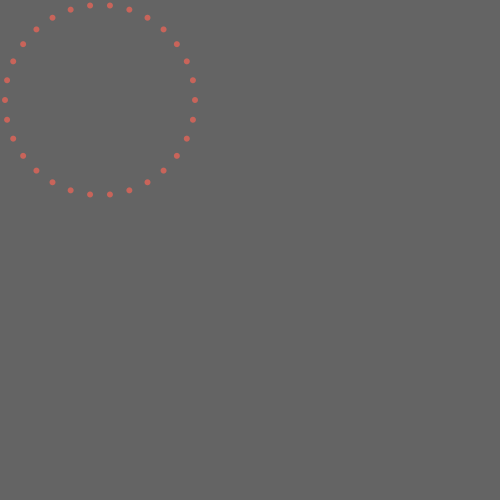
Frame 1 (no input)
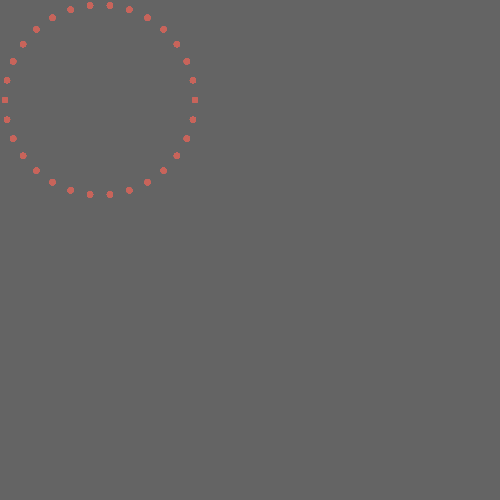
Frame 60 (the mouse pressed at the canvas centre just before this capture)
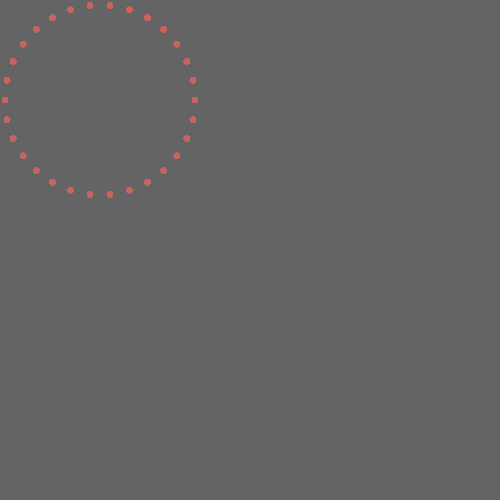
Frame 120 (the mouse held since frame 60 and released just before this capture)

The Processing sketch that drew these frames (run headless with seeded random() and noise(); from frame 60 on, the mouse is pressed at the canvas centre):

// Processing sketch: exercise_14_2
// ── exercise_14_2.pde
//Explore drawing circles and arcs with sin() and cos(). Develop a composition 
// from the results of the exploration.
void setup()
{
size (500,500);
background(100,100,100);
  
}
  
void draw ()
{
  
noStroke();
fill(200,100,90);
smooth();
int radius = 95;
for (int deg = 0; deg < 360; deg += 12) {
float angle = radians(deg);
float x = 100 + (cos(angle) * radius);
float y = 100 + (sin(angle) * radius);
ellipse(x, y, 6, 6);
}

}
